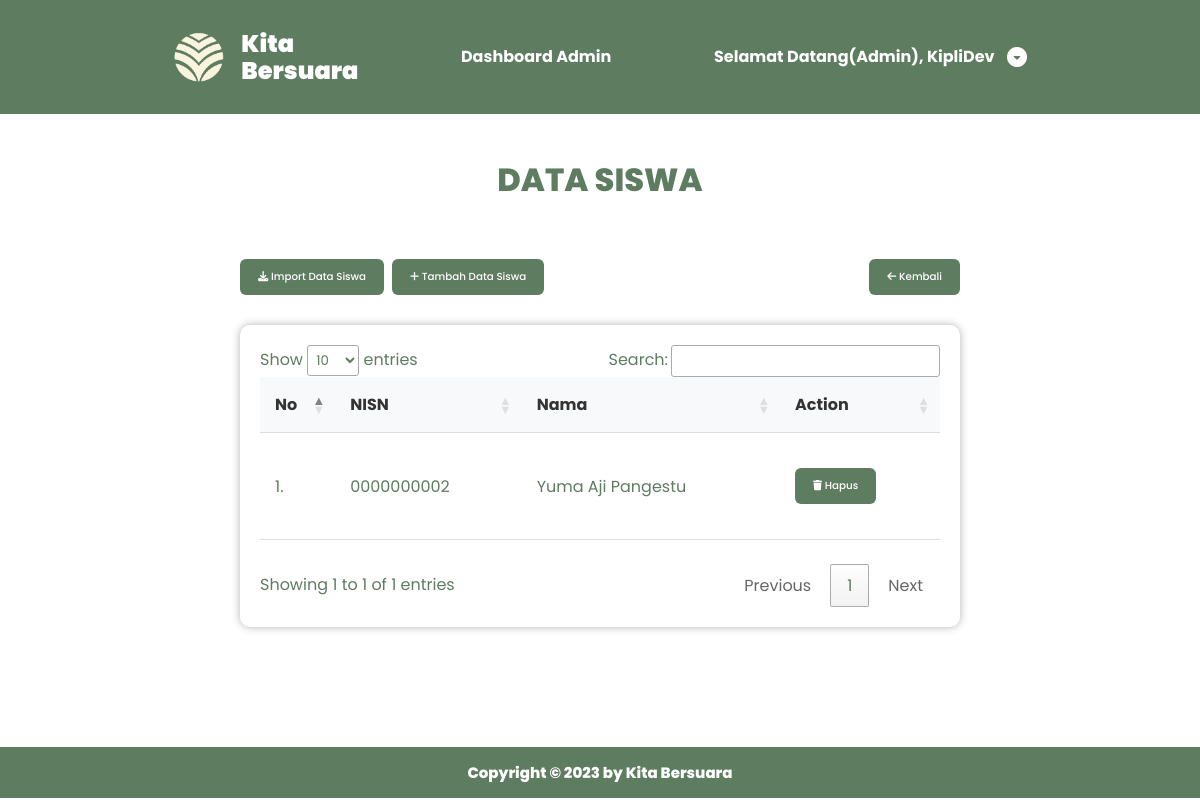
The app's page /admin/datasiswa.php (signed in), older data.
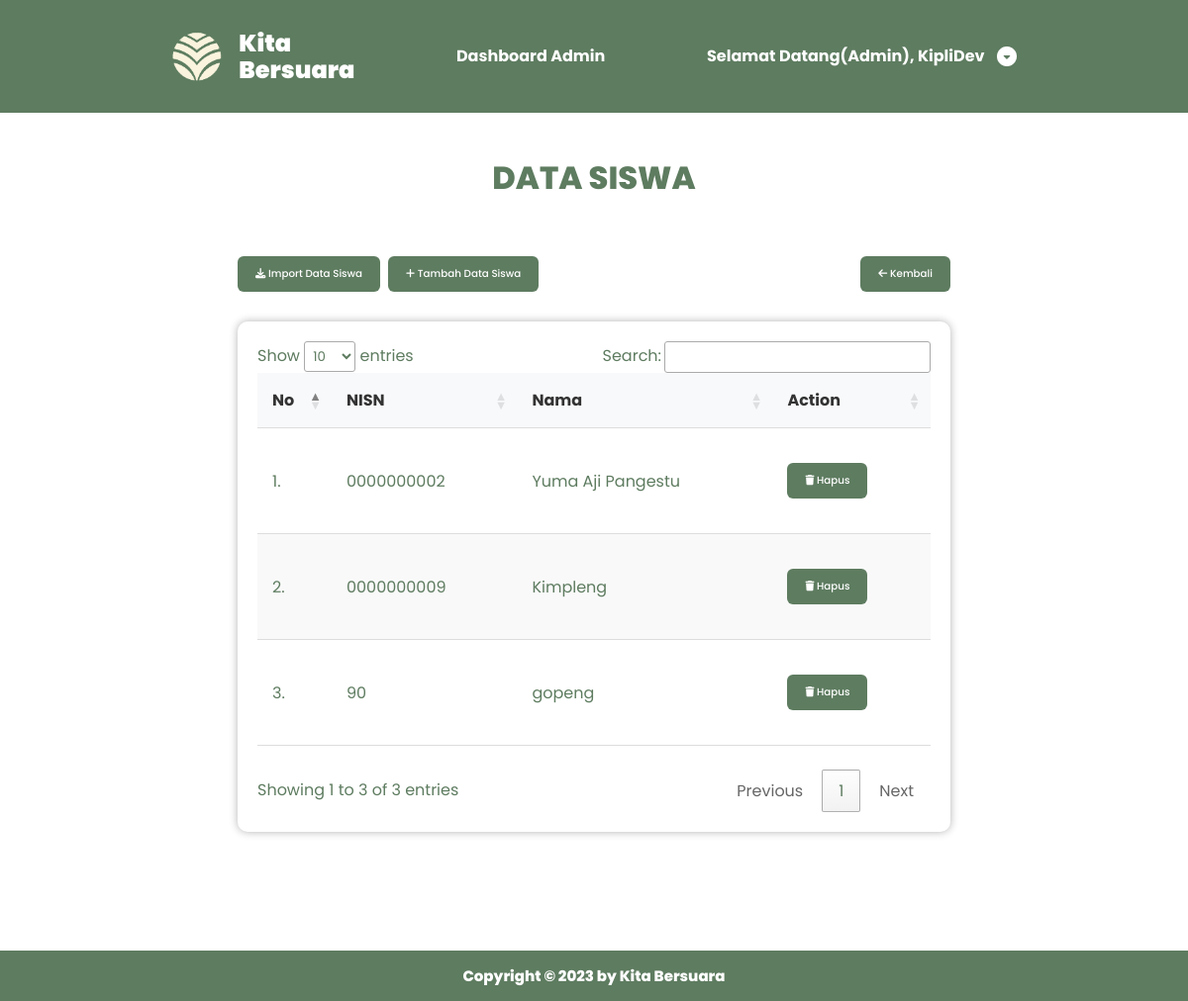
The same page, newer data.
### tables this page shows
CREATE TABLE `siswa` (
  `nisn` char(16) NOT NULL,
  `password` varchar(15) NOT NULL,
  `nama` varchar(35) NOT NULL,
  `foto` varchar(30) DEFAULT NULL,
  PRIMARY KEY (`nisn`)
);

### admin/datasiswa.php (the view, shortened to what this page needs)
<?php
include 'conn.php';
?>
<!DOCTYPE html>
<html lang="en">
<head>
  <link rel="stylesheet" href="../style/datasiswa.css?version=<?php echo filemtime('../style/datasiswa.css'); ?>">
  <link rel="stylesheet" href="https://cdn.datatables.net/1.13.6/css/jquery.dataTables.css" />
  <link rel="stylesheet" href="https://cdn.datatables.net/1.13.6/css/jquery.dataTables.min.css">
  <link rel="stylesheet" href="https://cdnjs.cloudflare.com/ajax/libs/font-awesome/6.4.2/css/all.min.css">
</head>
<body>
  <nav>
    <div class="container">
      <div class="nav_brand">
        <img src="../assets/img/pre-logo.png" alt="Logo Kita Bersuara" />
        <h4>Kita<br />Bersuara</h4>
      </div>
      <p>Dashboard Admin</p>
      <div class="profile_siswa">
        <div class="name">
          <p><span>Selamat Datang(Admin), </span>
            <?php echo $_SESSION['nisn']['nama']; ?>
          </p>
          <img src="../assets/img/arrow-drop.png" alt="Arrow Drop" />
        </div>
      </div>
    </div>
  </nav>
  <main>
    <div class="container">
      <h1>DATA SISWA</h1>
      <div class="container-button">
        <div class="group-button-1">
          <button class="show-modal"><i class="fa-solid fa-download"></i> Import Data Siswa</button>
          <button><a href="tambahdata.php" style="text-decoration: none; color: white;"><i class="fa-solid fa-plus"></i> Tambah Data Siswa</a></button>
        </div>
        <div class="group-button-2">
          <button class="show-modal-2"><a href="dashboard.php" style="text-decoration: none; color: white;"><i class="fa-solid fa-arrow-left"></i> Kembali</a></button>
        </div>
      </div>
      <div class="table-container">
        <table class="data-table" id="tabel1">
          <thead>
            <tr>
              <th>No</th>
              <th>NISN</th>
              <th>Nama</th>
              <th>Action</th>
            </tr>
          </thead>
          <tbody id="table-body">
            <?php
            $no = 1;
            $query = "SELECT * FROM siswa";
            $tampil = mysqli_query($conn, $query);
            while ($data = mysqli_fetch_array($tampil)) :
            ?>
              <tr>
                <td><?= $no++; ?>.</td>
                <td><?= $data['nisn']; ?></td>
                <td><?= $data['nama']; ?></td>
                <td>
                  <a href="datasiswa.php?hapus=<?= $data['nisn']; ?>" onclick="return confirm('Yakin mau hapus?');"><button class="show-modal"><i class="fa-solid fa-trash"></i> Hapus</button></a>
                </td>
              </tr>
            <?php endwhile; ?>
          </tbody>
        </table>
      </div>
    </div>
  </main>
  <footer>
    <p class="container">Copyright &copy; 2023 by Kita Bersuara</p>
  </footer>
</body>
</html>

Row changes from the older to the newer data that the page shows:
added siswa: nisn "0000000009", nama "Kimpleng"
added siswa: nisn "90", nama "gopeng"
Text that changed along with them:
text written by a page script: "Show entries Search: Showing 1 to 1 of 1 entries Previous 1 Next" → "Show entries Search: Showing 1 to 3 of 3 entries Previous 1 Next"
